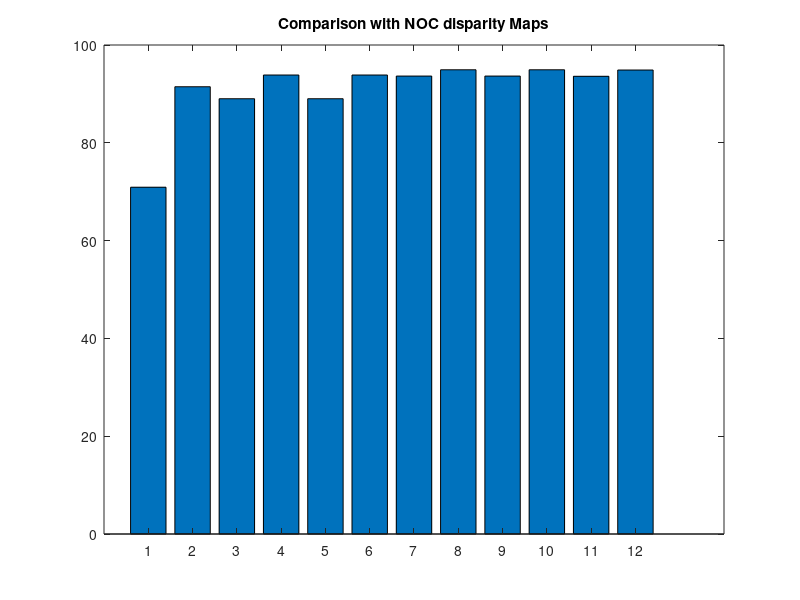

Write the MATLAB code that produced this figure. (Note: this script raises an error after producing the figure.)
noc = [70.9177 91.4648 89.0128 93.8613 89.0128 93.8613 93.6464 94.9344 93.6462 94.9344 93.6013 94.8824 ] ;
 x = [1:1:12];
figure();
bar(x,noc);
title('Comparison with NOC disparity Maps');
 ax=gca;
ax.XTickLabel = {'CannyEdge- 1','SGBM-1', 'CannyEdge- 2','SGBM-2','CannyEdge- 4','SGBM-4','CannyEdge- 8','SGBM-8','CannyEdge- 12','SGBM-12','CannyEdge- 16','SGBM-16'}; 
ax.XTickLabelRotation = 90;
occ = [ 70.6941 91.1773 88.8591 93.7016 88.8591 93.7015 93.5484 94.836 93.5482 94.836 93.5028 94.7836 ] ;
figure();
bar(x,occ);
title('Comparison with OOC disparity Maps');
 ax=gca;
 ax.XTickLabel =  {'CannyEdge- 1','SGBM-1', 'CannyEdge- 2','SGBM-2','CannyEdge- 4','SGBM-4','CannyEdge- 8','SGBM-8','CannyEdge- 12','SGBM-12','CannyEdge- 16','SGBM-16'}; 
ax.XTickLabelRotation = 90;
